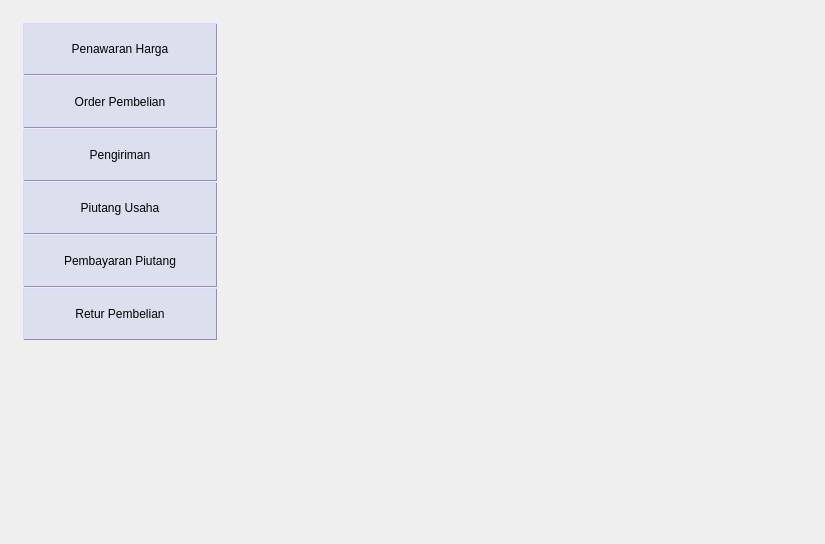
        <widget class="QWidget" name="tab_Pembelian">
         <attribute name="title">
          <string>Pembelian</string>
         </attribute>
         <layout class="QVBoxLayout" name="ivl_tab_Pembelian">
          <item>
           <widget class="QStackedWidget" name="st_Pembelian">
            <property name="styleSheet">
             <string notr="true">QFrame{
	border-style:none;
	border-width:0px;
	}</string>
            </property>
            <property name="currentIndex">
             <number>0</number>
            </property>
            <widget class="QWidget" name="st_Pembelian_Menu">
             <layout class="QGridLayout" name="igr_Pembelian_Menu">
              <item row="0" column="0">
               <widget class="QFrame" name="fr_Pembelian_Menu_Fmenu">
                <property name="minimumSize">
                 <size>
                  <width>200</width>
                  <height>0</height>
                 </size>
                </property>
                <property name="maximumSize">
                 <size>
                  <width>200</width>
                  <height>16777215</height>
                 </size>
                </property>
                <property name="styleSheet">
                 <string notr="true">QPushButton{height:50px;border-width:1px;border-color:rgb(150, 137, 188);border-style:outset;border-radius:0px;background:rgb(220, 224, 238);}</string>
                </property>
                <property name="frameShape">
                 <enum>QFrame::StyledPanel</enum>
                </property>
                <property name="frameShadow">
                 <enum>QFrame::Raised</enum>
                </property>
                <layout class="QVBoxLayout" name="ivl_Pembelian_Menu_FMenu">
                 <property name="spacing">
                  <number>1</number>
                 </property>
                 <property name="margin">
                  <number>3</number>
                 </property>
                 <item>
                  <widget class="QPushButton" name="tb_Pembelian_PenawaranHarga">
                   <property name="text">
                    <string>Penawaran Harga</string>
                   </property>
                  </widget>
                 </item>
                 <item>
                  <widget class="QPushButton" name="tb_Pembelian_OrderPembelian">
                   <property name="text">
                    <string>Order Pembelian</string>
                   </property>
                  </widget>
                 </item>
                 <item>
                  <widget class="QPushButton" name="tb_Pembelian_Pengiriman">
                   <property name="text">
                    <string>Pengiriman</string>
                   </property>
                  </widget>
                 </item>
                 <item>
                  <widget class="QPushButton" name="tb_Pembelian_PiutangUsaha">
                   <property name="text">
                    <string>Piutang Usaha</string>
                   </property>
                  </widget>
                 </item>
                 <item>
                  <widget class="QPushButton" name="tb_Pembelian_PembayaranPiutang">
                   <property name="text">
                    <string>Pembayaran Piutang</string>
                   </property>
                  </widget>
                 </item>
                 <item>
                  <widget class="QPushButton" name="tb_Pembelian_ReturPembelian">
                   <property name="text">
                    <string>Retur Pembelian</string>
                   </property>
                  </widget>
                 </item>
                </layout>
               </widget>
              </item>
              <item row="0" column="1">
               <spacer name="horizontalSpacer_8">
                <property name="orientation">
                 <enum>Qt::Horizontal</enum>
                </property>
                <property name="sizeHint" stdset="0">
                 <size>
                  <width>585</width>
                  <height>20</height>
                 </size>
                </property>
               </spacer>
              </item>
              <item row="1" column="0">
               <spacer name="verticalSpacer">
                <property name="orientation">
                 <enum>Qt::Vertical</enum>
                </property>
                <property name="sizeHint" stdset="0">
                 <size>
                  <width>20</width>
                  <height>181</height>
                 </size>
                </property>
               </spacer>
              </item>
             </layout>
            </widget>
            <widget class="QWidget" name="st_Pembelian_akssjkj"/>
           </widget>
          </item>
         </layout>
        </widget>
